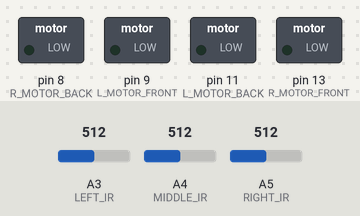
Simulated run of this sketch. Board: Arduino Uno, built with avr-gcc and run on an emulated ATmega328P. Parts: switched loads named in the sketch (green lamp = pin HIGH). The test bench sets the inputs (shaded band); at power-on: A3 (LEFT_IR) = 512, A4 (MIDDLE_IR) = 512, A5 (RIGHT_IR) = 512.

Above: at 1.2 s.
1.3 s: A3 (LEFT_IR) set to 359
2.8 s: A3 (LEFT_IR) set to 338
At 3.1 s:
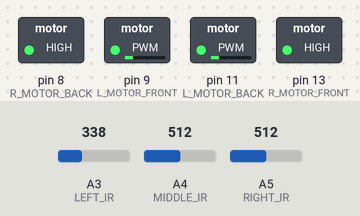
Timing chart, 0 to 5.8 s (numbered marks = the images above; inputs shaded):
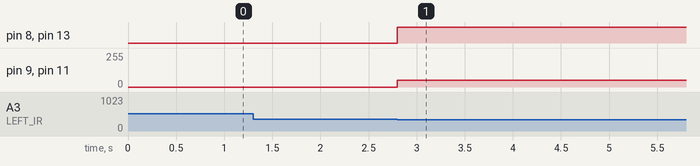

Measured:
- the behaviour switches between 350 and 349 on A3 (LEFT_IR) (found by bisection; images 0 and 1)
- after the input at 1.3 s, every drawn part: stays the same
- after the input at 2.8 s, pin 8 (R_MOTOR_BACK), pin 13 (R_MOTOR_FRONT): LOW → HIGH at once; pin 9 (L_MOTOR_FRONT), pin 11 (L_MOTOR_BACK): 0/255 → 50/255 at once

The sketch:

3_sensors_code.ino
```cpp
#define L_MOTOR_FRONT 9
#define L_MOTOR_BACK 11
#define R_MOTOR_FRONT 13
#define R_MOTOR_BACK 8
#define MAX_SPEED 200
#define SET_SPEED 200
#define MIN_SPEED 50
#define STOP_SPEED 0
#define LEFT_IR 3
#define MIDDLE_IR 4
#define RIGHT_IR 5
#define TAPE_THRESHOLD 350

void setup() {
  // Intialize pins
  pinMode(LEFT_IR, INPUT);
  pinMode(MIDDLE_IR, INPUT);
  pinMode(RIGHT_IR, INPUT);
}

void loop() {

  if (analogRead(LEFT_IR) < TAPE_THRESHOLD) {
    // We are seeing the line under the left sensor, turn left
    analogWrite(L_MOTOR_FRONT, MIN_SPEED);
    analogWrite(L_MOTOR_BACK, MIN_SPEED);
    analogWrite(R_MOTOR_FRONT, SET_SPEED);
    analogWrite(R_MOTOR_BACK, SET_SPEED);

  } else if (analogRead(MIDDLE_IR) < TAPE_THRESHOLD) {
    // We are seeing the line under the middle sensor, go straight
    analogWrite(L_MOTOR_FRONT, SET_SPEED);
    analogWrite(L_MOTOR_BACK, SET_SPEED);
    analogWrite(R_MOTOR_FRONT, SET_SPEED);
    analogWrite(R_MOTOR_BACK, SET_SPEED);

  } else if (analogRead(RIGHT_IR) < TAPE_THRESHOLD) {
    // We are seeing the line under the right sensor, turn right
    analogWrite(R_MOTOR_FRONT, MIN_SPEED);
    analogWrite(R_MOTOR_BACK, MIN_SPEED);
    analogWrite(L_MOTOR_FRONT, SET_SPEED);
    analogWrite(L_MOTOR_BACK, SET_SPEED);

  } else {
    // We don't see the line at all, let's stop
    analogWrite(R_MOTOR_FRONT, STOP_SPEED);
    analogWrite(R_MOTOR_BACK, STOP_SPEED);
    analogWrite(L_MOTOR_FRONT, STOP_SPEED);
    analogWrite(L_MOTOR_BACK, STOP_SPEED);
  }
}
```
